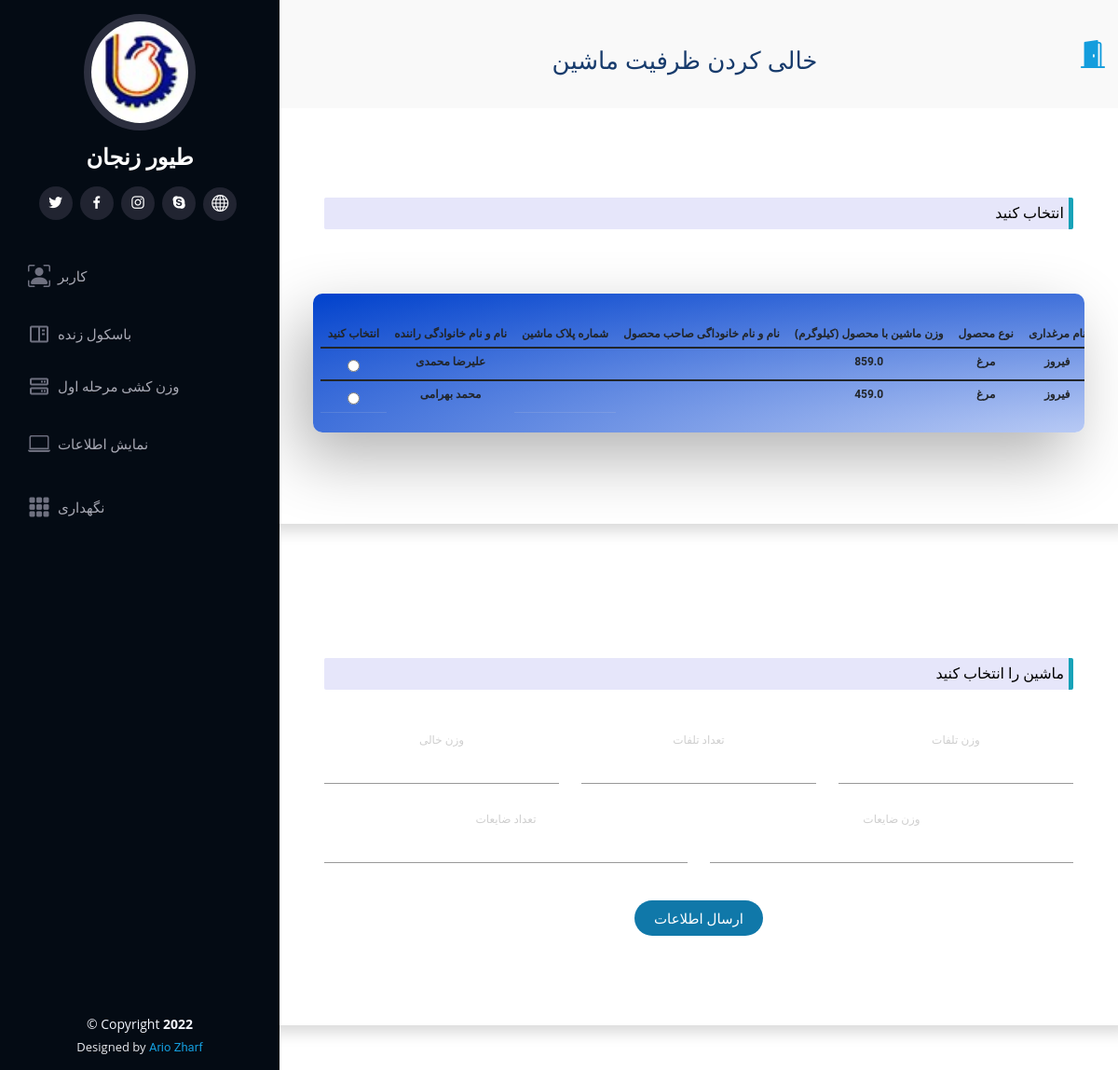
Before: /slaughter/capability/form/ (signed in) with the older database file.
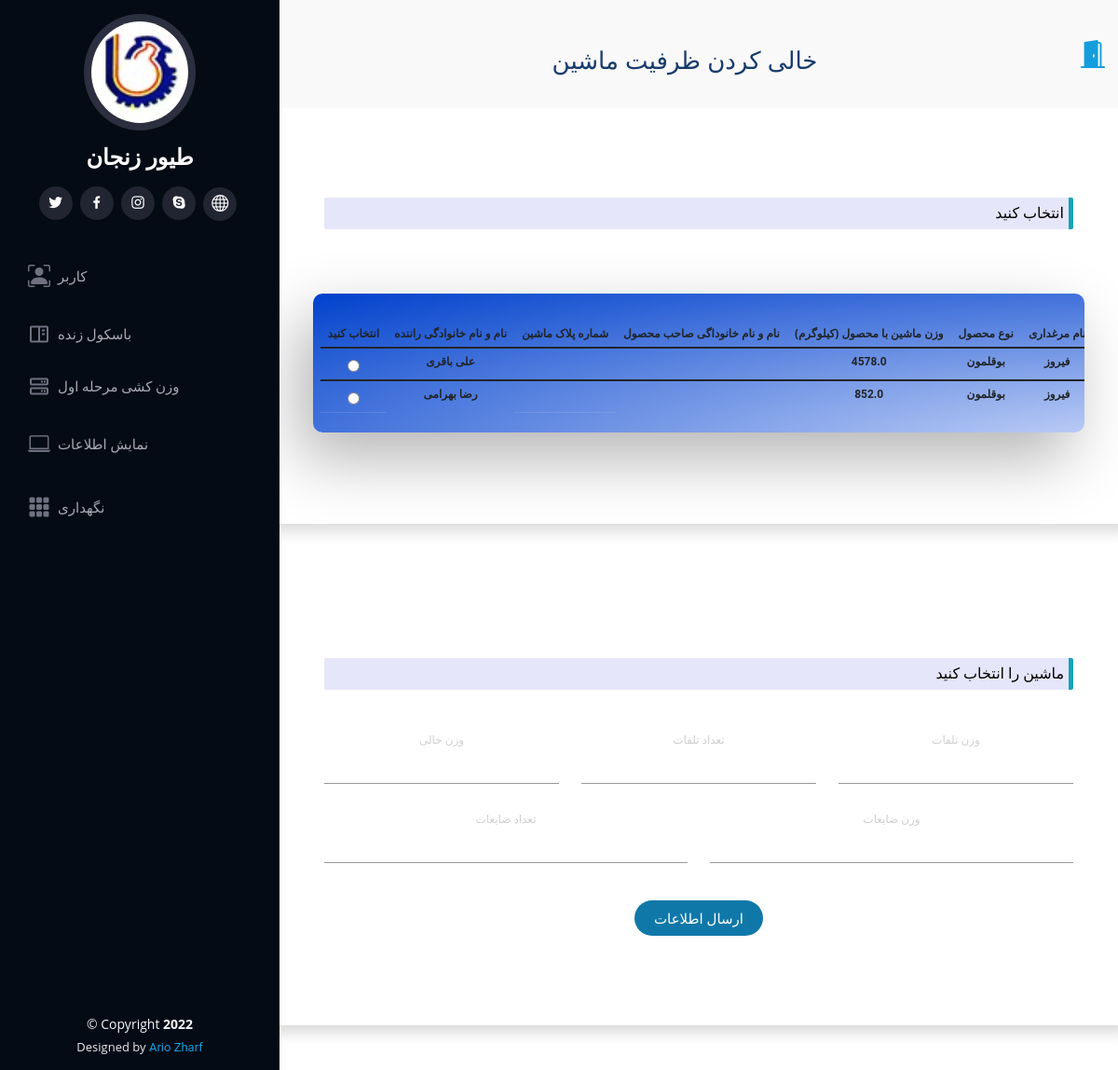
After: the same page with the newer database file.
### WareHouseApp/models.py (models this page shows, shortened)
class LiveWeighbridge(models.Model):
    live_weighbridge_id = models.CharField(default=str(uuid1().int), max_length=250, primary_key=True)
    final_weight = models.FloatField(null=True)
    car_weight = models.FloatField(null=True)
    car_empty = models.BooleanField(default=False)
    weighting_date = models.FloatField(default=time.time(), null=True)
    type_of_lwb = (('O', "Order"),
                  ('W', "Weighting"),
                  ('R', "Reject"))
    lwb_category = models.CharField(max_length=1, choices=type_of_lwb, default='O')
    type_of_gender = (('C', "chicken"),
                      ('T', "turkey"),
                      ('Q', "quail"))
    product_category = models.CharField(max_length=1, choices=type_of_gender)
    slaughter_status = models.BooleanField(default=False)
    finish = models.BooleanField(default=False)
    avicultureـcity = models.CharField(max_length=25, default='-')
    avicultureـname = models.CharField(max_length=25, default='-')
    slaughter_start_date = models.FloatField(null=True)
    slaughter_finish_date = models.FloatField(null=True)
    buy_price = models.IntegerField(null=True)
    order_weight = models.FloatField(default=0.0, null=True)
    cage_num = models.IntegerField(default=1, null=True)
    product_num_in_cage = models.IntegerField(default=1, null=True)
    losses_num = models.IntegerField(default=0, null=True)
    losses_weight = models.FloatField(default=0.0, null=True)
    victim_num = models.IntegerField(default=0, null=True)
    victim_weight = models.FloatField(default=0.0, null=True)
    Live_Weighbridge_Manager = models.ForeignKey(LiveWeighbridgeManager, on_delete=models.PROTECT, null=True)
    driver = models.ForeignKey(Driver, on_delete=models.PROTECT, null=True)
    car = models.ForeignKey(Car, on_delete=models.PROTECT, null=True)
    product_owner = models.ForeignKey(ProductOwner, on_delete=models.PROTECT, null=True)

class Driver(models.Model):
    name = models.CharField(max_length=25)
    last_name = models.CharField(max_length=25)
    phone_number = models.CharField(max_length=12)
    driver_id = models.CharField(default=str(uuid1().int), max_length=250, primary_key=True)
    car = models.ForeignKey(Car, on_delete=models.CASCADE, null=True)

### WareHouseApp/views.py (the view)
# urls.py: re_path(r'^slaughter/capability/form/$', views.lwb_capability_form, name='Capability_Form'),
def lwb_capability_form(requests):
    if requests.user.is_authenticated:
        lwb_user_list = models.LiveWeighbridgeManager.objects.all().filter(username=requests.user.username)
        ceo_user_list = models.CEO.objects.all().filter(username=requests.user.username)
        if len(lwb_user_list) > 0 or len(ceo_user_list) or requests.user.is_superuser:
            slaughter_temp = loader.get_template('WareHouseApp/LiveWeighBridge_capability.html')
            context = {
                'lwb_list': models.LiveWeighbridge.objects.all().filter(car_empty=False),
                'request': requests
            }
            return HttpResponse(slaughter_temp.render(context))
        else:
            return HttpResponseRedirect(reverse('Error', args=["you can't access this page"]))
    else:
        return HttpResponseRedirect(reverse('Error', args=["you can't access this page"]))

### WareHouseApp/templates/WareHouseApp/LiveWeighBridge_capability.html (shortened to what the changed rows need)
{% extends 'WareHouseApp/main.html' %}
 {% load static %}
 {% block title%}
<h2 xmlns="http://www.w3.org/1999/html" xmlns="http://www.w3.org/1999/html">خالی کردن ظرفیت ماشین</h2>
 {% endblock %}
{% block content %}
<form action="{% url 'Capability_Slaughter' %}" method="post">
    <div class=" cont">
         <div class="row form sign-in shadow p-5 mb-5 bg-white rounded d-flex align-items-stretch">
             <div class="fresh-table full-color-blue badge filter badge-blue" style="    overflow: scroll;">
                      <table id="fresh-table" class="table">
                        <thead>
                          <th>انتخاب کنید</th>
                         <th data-field="name" data-sortable="true">نام و نام خانوادگی راننده</th>
                          <th data-field="salary" data-sortable="true">شماره پلاک ماشین</th>
                          <th data-field="country" data-sortable="true">نام و نام خانوداگی صاحب محصول</th>
                          <th>وزن ماشین با محصول (کیلوگرم)</th>
                          <th>نوع محصول</th>
                          <th>نام مرغداری</th>
                        </thead>
                        {% for slaughter in lwb_list %}
                        <label for="{{ slaughter.live_weighbridge_id}}">
                            <tbody>
                              <tr>
                                <td>
                                    <div class="radio">
                                         <label style="margin:0px;"><input type="radio" name="lwb_id" value="{{ slaughter.live_weighbridge_id}}" id="{{ slaughter.live_weighbridge_id}}"/></label>
                                    </div>
                                </td>
                                <td style="border-bottom:0px;" >{{ slaughter.driver.name }} {{ slaughter.driver.last_name }}</td>
                                <td style="text-align: right; " dir="rtl" >
                                </td>
                                <td style="border-bottom:0px;" >{{ slaughter.product_owner.name }} {{ slaughter.product_owner.last_name }}</td>
                                <td style="border-bottom:0px;" >{{ slaughter.final_weight }}</td>
                                  {% if slaughter.product_category == 'C' %}
                                    <td style="border-bottom:0px;">مرغ</td>
                                  {% elif slaughter.product_category == 'T' %}
                                    <td style="border-bottom:0px;">بوقلمون</td>
                                  {% elif slaughter.product_category == 'Q' %}
                                    <td style="border-bottom:0px;">بلدرچین</td>
                                  {% else %}
                                    <td style="border-bottom:0px;">-</td>
                                  {% endif %}
                                <td style="border-bottom:0px;" >{{ slaughter.avicultureـname }}</td>
                              </tr>
                            </tbody>
                        </label>
                          {% endfor %}
                      </table>
             </div>
            </div>
        </div>
</form>
{% endblock %}

Changed rows visible on the page:
removed LiveWeighbridge: driver.name "علیرضا", driver.last_name "محمدی", final_weight "859.0", product_category "مرغ", avicultureـname "فیروز"
removed LiveWeighbridge: driver.name "محمد", driver.last_name "بهرامی", final_weight "459.0", product_category "مرغ", avicultureـname "فیروز"
added LiveWeighbridge: driver.name "علی", driver.last_name "باقری", final_weight "4578.0", product_category "بوقلمون", avicultureـname "فیروز"
added LiveWeighbridge: driver.name "رضا", driver.last_name "بهرامی", final_weight "852.0", product_category "بوقلمون", avicultureـname "فیروز"
